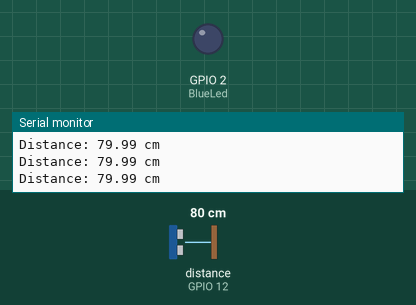
Simulated run of this sketch. Board: ESP32. Shown: output pins drawn as LEDs (lit = HIGH), the last lines printed to the serial monitor. Wiring (inferred from the names in the program): ultrasonic range finder: trigger GPIO 13; echo GPIO 12. Dashed ring = blinking. The test bench sets the inputs (shaded band); at power-on: distance to the obstacle (sensor on GPIO 12) 80 cm. The echo pulse lasts 58.3 µs per cm; pins used as bus, display or sensor lines are not drawn.

Above: at 1.3 s.
1.4 s: distance to the obstacle (sensor on GPIO 12) set to 49 cm
2.9 s: distance to the obstacle (sensor on GPIO 12) set to 42 cm
At 3.22 s:
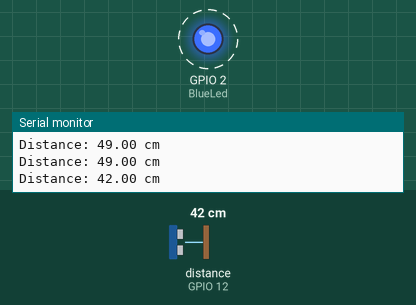
5.9 s: distance to the obstacle (sensor on GPIO 12) set to 60 cm
At 6.4 s:
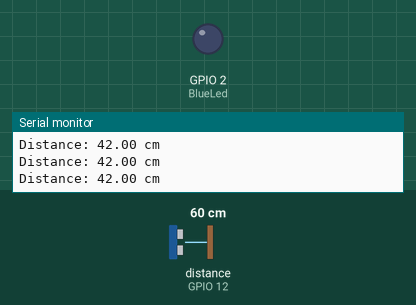
7.5 s: distance to the obstacle (sensor on GPIO 12) set to 2 cm
At 9.0 s:
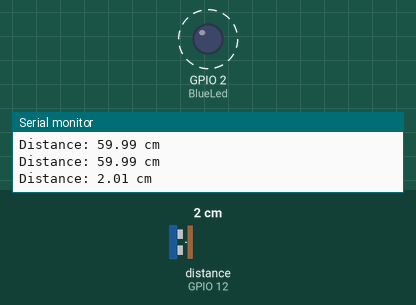
Timing chart, 0 to 11.5 s (numbered marks = the images above; inputs shaded):
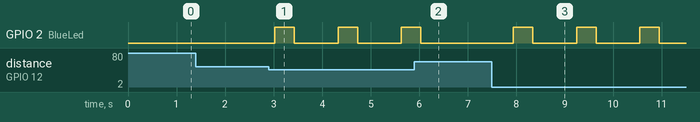

Measured:
- the behaviour switches between 45 and 44 cm on distance to the obstacle (sensor on GPIO 12) (found by bisection; images 0 and 1)
- after the input at 2.9 s, GPIO 2 (BlueLed): alternates HIGH for 0.40 s and LOW for 0.90 s, starting after 0.13 s
- after the input at 5.9 s, GPIO 2 (BlueLed): goes on until 6.0 s, then stays LOW
- after the input at 7.5 s, GPIO 2 (BlueLed): alternates HIGH for 0.40 s and LOW for 0.90 s, starting after 0.44 s

The sketch:

ultrasonic_sensor_example.ino
```cpp
#define TRIG_PIN 13  // GPIO 13 connected to TRIG
#define ECHO_PIN 12  // GPIO 12 connected to ECHO
#define BlueLed 2
void setup() {
  Serial.begin(115200);  // Initialize Serial Monitor
  pinMode(TRIG_PIN, OUTPUT);//output, emit ultrasonic sound at in a cone shape (around 15 degree angle)
  pinMode(ECHO_PIN, INPUT);//input, reseive ultrasonic that is bounced back by the object
  pinMode(BlueLed,OUTPUT);//on board blue led

  Serial.println("Ultrasonic Sensor Example");
}

void loop() {
  // Send a pulse
  digitalWrite(TRIG_PIN, LOW);
  delayMicroseconds(2);  // Ensure clean pulse, this is different from delay(), delay() take milli seconds as input and this one take microseconds as input, this sensor work precicely with micro seconds milli second is 1000 times bigger than 1 micro second
  digitalWrite(TRIG_PIN, HIGH);
  delayMicroseconds(10);  // Pulse duration = 10 µs
  digitalWrite(TRIG_PIN, LOW);

  // Measure the pulse duration
  long duration = pulseIn(ECHO_PIN, HIGH);//this will tell, kitna time laga sound ko wapas ana may, it will return duration in micro seconds

  // Calculate distance in cm
  float distance = duration * (0.0343 / 2);//distance = time * speed, wahi simple formula. speed is divided by 2 because sound traveled in two way, one from the sensor and another back to the sensor.

  // Print distance to Serial Monitor
  Serial.print("Distance: ");
  Serial.print(distance);
  Serial.println(" cm");
  if(distance <= 45){//blink if less than 45 cm
    digitalWrite(BlueLed,HIGH);
    delay(400);
    digitalWrite(BlueLed,LOW);
    delay(400);
  }else{
    digitalWrite(BlueLed,LOW);
  }

  delay(500);  // Update every 500 ms
}
```
